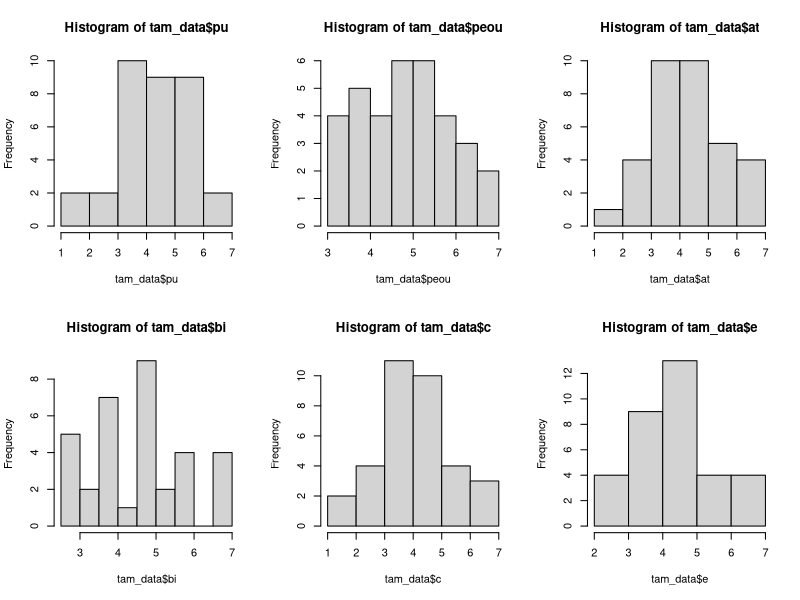

Write R code to recreate this figure.
library("psych")
library('readr')

tam_data <- read_csv("./TAM_OOP_data.csv", col_types=c('stid'='c'))
pu<-tam_data[, c('Q1','Q2','Q3','Q4','Q5')]
peou<-tam_data[,c('Q6','Q7','Q8','Q9')]
at<-tam_data[, c('Q10','Q11','Q12','Q13')]
bi<-tam_data[, c('Q14','Q15')]
c<-tam_data[, c('Q16','Q17','Q18')]
e<-tam_data[, c('Q19','Q20', 'Q21')]

puAlpha<-alpha(pu)
peouAlpha<-alpha(peou)
atAlpha<-alpha(at)
biAlpha<-alpha(bi)
cAlpha<-alpha(c)
eAlpha<-alpha(e)

puAlpha
peouAlpha
atAlpha
biAlpha
cAlpha
eAlpha


tam_data$pu <- rowMeans(tam_data[, c('Q1','Q2','Q3','Q4','Q5')])
tam_data$peou <- rowMeans(tam_data[,c('Q6','Q7','Q8','Q9')])
tam_data$at <- rowMeans(tam_data[, c('Q10','Q11','Q12','Q13')])
tam_data$bi <- rowMeans(tam_data[, c('Q14','Q15')])
tam_data$c <- rowMeans(tam_data[, c('Q16','Q17','Q18')])
tam_data$e <- rowMeans(tam_data[, c('Q19','Q20', 'Q21')])

par(mfrow=c(2,3))

hist(tam_data$pu)
hist(tam_data$peou)
hist(tam_data$at)
hist(tam_data$bi)
hist(tam_data$c)
hist(tam_data$e)
par(mfrow=c(1,1))

shapiro.test(tam_data$pu)
shapiro.test(tam_data$peou)
shapiro.test(tam_data$at)
shapiro.test(tam_data$bi)
shapiro.test(tam_data$c)
shapiro.test(tam_data$e)


describeBy(tam_data[,c("pu", "peou", "at", "bi", "c", "e")])

# H1
at_pu = lm(at ~ pu, data = tam_data)
# H2
at_peou = lm(at ~ peou, data = tam_data)

at_puPeou = lm(at ~ pu+peou, data = tam_data)

# H3
bi_pu = lm(bi ~ pu, data = tam_data)
# H4
bi_at = lm(bi ~ at, data = tam_data)

bi_puAT = lm(bi ~ pu+at, data = tam_data)


# H5
pu_peou = lm(pu ~ peou, data = tam_data)
# h6
pu_C = lm(pu ~ c, data = tam_data)
# H7
pu_e = lm(pu ~ e, data = tam_data)

pu_PeouCE = lm(pu ~ peou+c+e, data = tam_data)

# H8
peou_C = lm(peou ~ c, data = tam_data)
# H9
peou_e = lm(peou ~ e, data = tam_data)

peou_CE = lm(peou ~ c+e, data = tam_data)

summary(at_pu)
summary(at_peou)
summary(at_puPeou)

summary(bi_pu)
summary(bi_at)
summary(bi_puAT)

summary(pu_peou)
summary(pu_C)
summary(pu_e)
summary(pu_PeouCE)

summary(peou_C)
summary(peou_e)
summary(peou_CE)



BITest <- tam_data[, c('pu', 'at', 'bi')]
BITest <- BITest[-nrow(BITest), ]

g <- data.frame("score" = BITest$pu, "type"='pu')
g2 <- data.frame("score" = BITest$at, "type"='at')
g3 <- data.frame("score" = BITest$bi, "type"='bi')
groupedData <- rbind(g,g2,g3)
groupedData$type <- as.factor(groupedData$type)

#library(Rmisc)
#sum = summarySE(BITest, measurevar="bi", groupvars=c("pu","at"))
